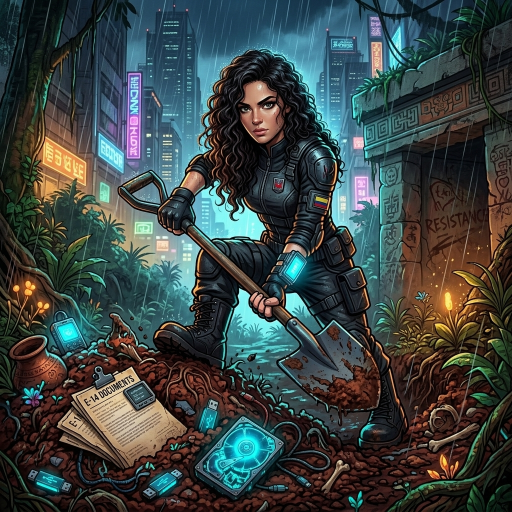
#> input picture android_apk_project/app/src/main/assets/assets/images/anzaca_digging_e14_evidence.jpg, 1024 x 1024 px (shown at 1/2 size)
$ python analisis_imagen_sintetica.py ../../../android_apk_project/app/src/main/assets/assets/images/anzaca_digging_e14_evidence.jpg
#> lines starting #> are read from the running program, lines starting #| are printed output that depends on the picture
import sys
try:
    from PIL import Image, ImageStat
except ImportError:
    print("PIL no está instalado, por favor instala Pillow")
    sys.exit(1)

def analyze_image(img_path):
    try:
        # Cargar imagen y convertir a escala de grises
        img = Image.open(img_path).convert('L')
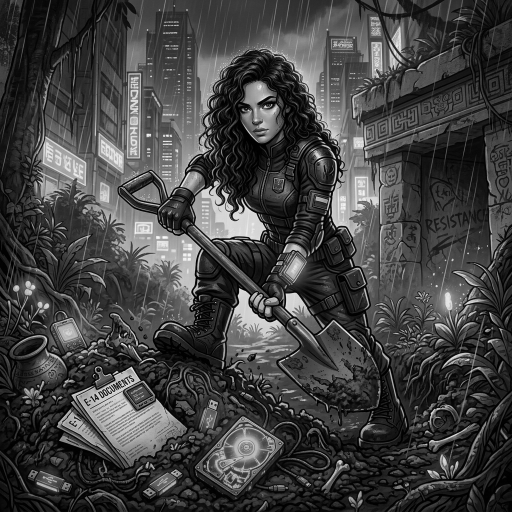
#> img: PIL image 1024x1024 L (shown at 1/2 size); min 0, max 252, mean 66.2
        width, height = img.size
#> width = 1024; height = 1024

        # Extraer tres parches de fondo (lugares donde normalmente no hay tinta)
        # Parche 1: Esquina superior izquierda
        patch1 = img.crop((50, 50, 450, 450))
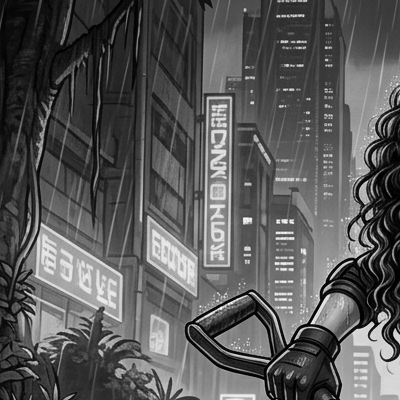
#> patch1: PIL image 400x400 L; min 0, max 250, mean 88.3
        # Parche 2: Margen lateral derecho
        patch2 = img.crop((width - 450, height // 2, width - 50, (height // 2) + 400))
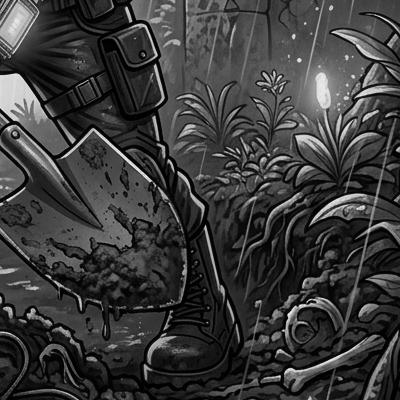
#> patch2: PIL image 400x400 L; min 0, max 248, mean 58.9
        # Parche 3: Esquina inferior izquierda
        patch3 = img.crop((50, height - 450, 450, height - 50))
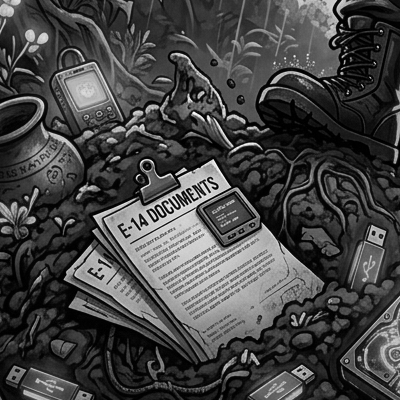
#> patch3: PIL image 400x400 L; min 0, max 248, mean 69.1

        patches = [patch1, patch2, patch3]

        print(f"=== ANÁLISIS DE ILUMINACIÓN, RUIDO Y TEXTURA FÍSICA ===")
        print(f"Archivo: {img_path}")
        print(f"Resolución: {width} x {height}\n")
#| Resolución: 1024 x 1024

        is_synthetic = False

        for i, patch in enumerate(patches):
            stat = ImageStat.Stat(patch)
            stddev = stat.stddev[0]
            mean = stat.mean[0]

            print(f"[-] Evaluando Muestra de Fondo {i+1}:")
            print(f"    -> Luminosidad Media: {mean:.2f} (0=Negro, 255=Blanco Puro)")
            print(f"    -> Desviación Estándar (Ruido/Textura): {stddev:.4f}")

            # En un escaneo real, el ruido térmico del sensor y el grano del papel
            # SIEMPRE generan una desviación estándar mayor a 1.5 - 2.0.
            # Un fondo puramente digital (#FFFFFF) tendrá desviación 0.0 o cercana a 0.0.
            if stddev < 1.0:
                print("    [!] ALERTA: Ausencia total de ruido analógico. Superficie matemáticamente plana.")
                is_synthetic = True
            else:
                print("    [+] Ruido analógico detectado.")
            print("")
#> this loop made 3 passes
#> (stddev, mean) on passes 1 to 3: (54.58, 88.32), (45.47, 58.85), (56.8, 69.1)
#| [-] Evaluando Muestra de Fondo 1:
#|     -> Luminosidad Media: 88.32 (0=Negro, 255=Blanco Puro)
#|     -> Desviación Estándar (Ruido/Textura): 54.5753
#|     [+] Ruido analógico detectado.
#| [-] Evaluando Muestra de Fondo 2:
#|     -> Luminosidad Media: 58.85 (0=Negro, 255=Blanco Puro)
#|     -> Desviación Estándar (Ruido/Textura): 45.4652
#|     [+] Ruido analógico detectado.
#| [-] Evaluando Muestra de Fondo 3:
#|     -> Luminosidad Media: 69.10 (0=Negro, 255=Blanco Puro)
#> (further printed lines are left out)

        if is_synthetic:
            print(">>> VEREDICTO DE LUCES Y SOMBRAS <<<")
            print("[!!!] FRAUDE DETECTADO: La imagen carece de la física de la luz (no hay caída de iluminación).")
            print("[!!!] No hay grano de papel ni ruido de sensor. El fondo fue generado por un lienzo digital (Deepfake Rasterizado).")
            print("[!!!] Esto explica por qué el PDF carece de la inyección vectorial: ¡Toda la imagen JPEG es una falsificación sintética!")
        else:
            print(">>> VEREDICTO DE LUCES Y SOMBRAS <<<")
            print("[+] La imagen presenta degradación de luz y ruido de sensor acordes a un escaneo físico real.")

    except Exception as e:
        print(f"Error procesando la imagen: {e}")

if __name__ == "__main__":
    if len(sys.argv) < 2:
        print("Uso: python3 analisis_imagen_sintetica.py <ruta_imagen>")
        sys.exit(1)
    analyze_image(sys.argv[1])

$ run again, on android_apk_project/app/src/main/assets/assets/images/temor_desatado_andretaker_baba_yaga.png
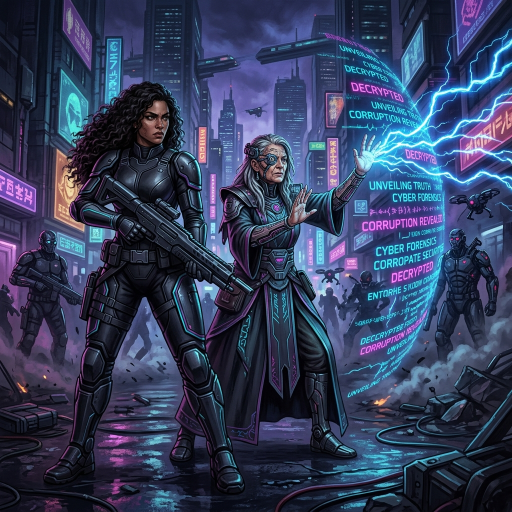
#> input picture android_apk_project/app/src/main/assets/assets/images/temor_desatado_andretaker_baba_yaga.png, 1024 x 1024 px (shown at 1/2 size)
#> in analyze_image, `patch2 = img.crop((width - 450, height // 2, width - 50, (height // 2)..`:
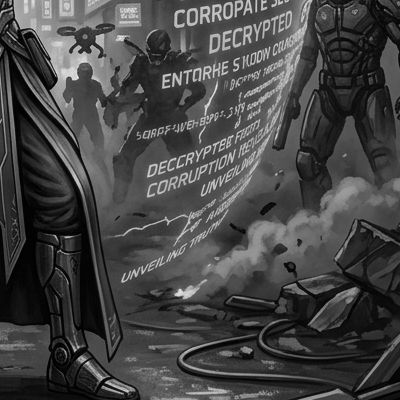
#> patch2: PIL image 400x400 L; min 0, max 235, mean 69
#> in analyze_image, `patch3 = img.crop((50, height - 450, 450, height - 50))`:
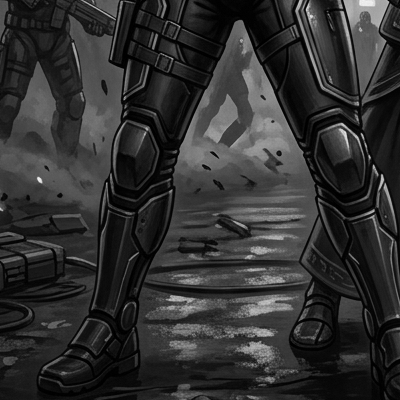
#> patch3: PIL image 400x400 L; min 0, max 241, mean 48.6
#| Resolución: 1024 x 1024
#> the loop in analyze_image, `for i, patch in enumerate(patches):` made 3 passes
#> (stddev, mean) on passes 1 to 3: (46.06, 61.57), (43.72, 69.05), (37.1, 48.56)
#> (printed output is left out)
